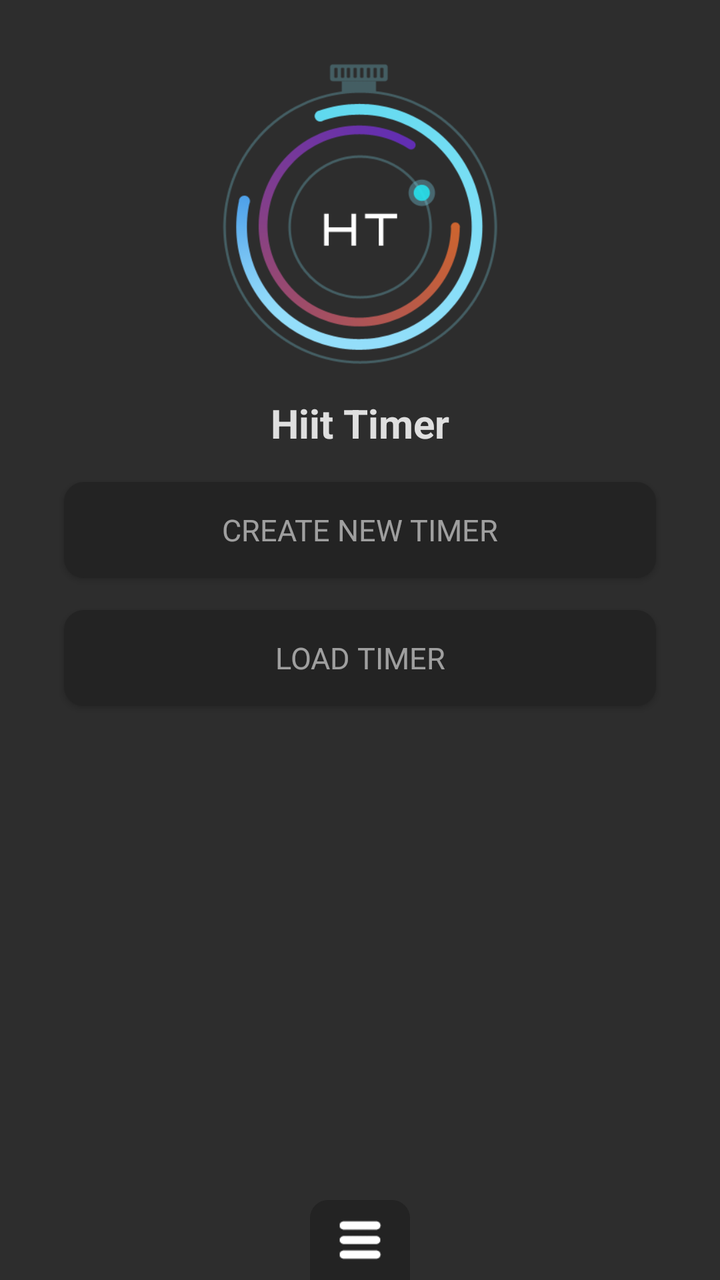
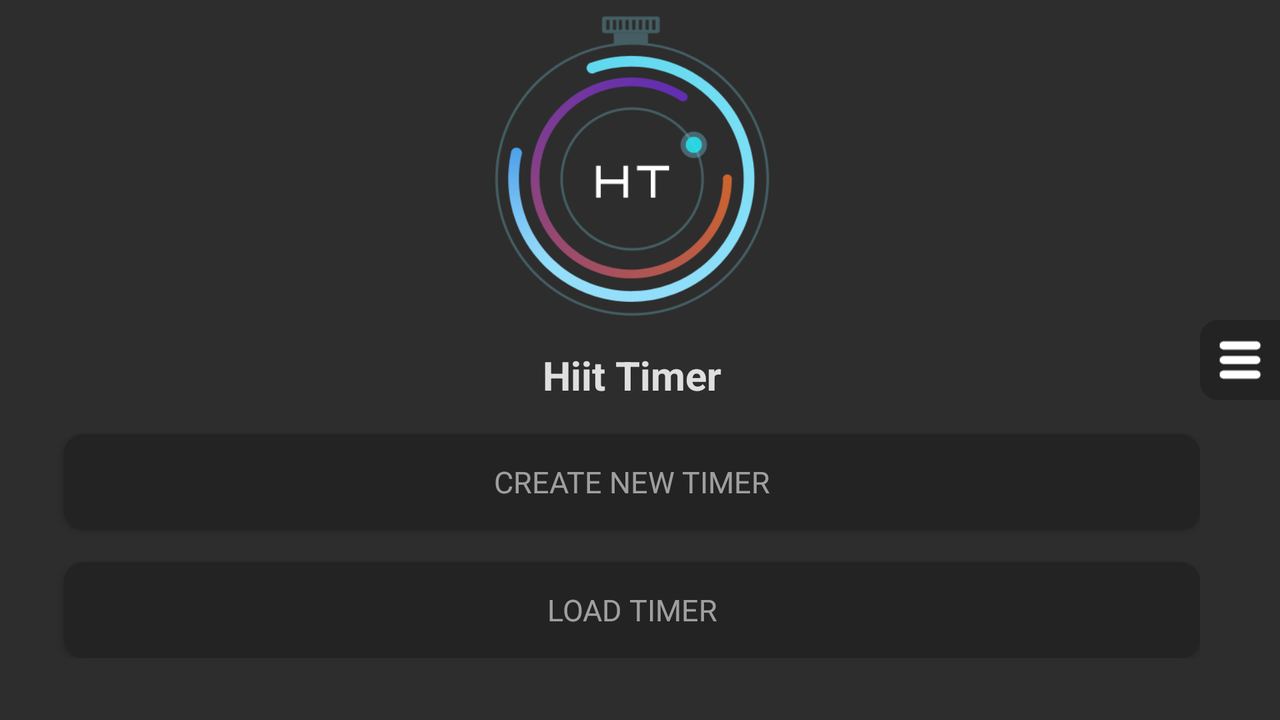

Two renders of one Android screen. The first uses the default layout on a phone; the second uses the alternative layout the repository ships for a different screen configuration, on a matching device. The two XML files are below.
<!-- AndroidManifest.xml: application theme FullScreen -->
<!-- res/layout/home_activity_layout.xml -->
<?xml version="1.0" encoding="utf-8"?>
    <android.support.constraint.ConstraintLayout
        xmlns:android="http://schemas.android.com/apk/res/android"
        xmlns:app="http://schemas.android.com/apk/res-auto"
        xmlns:tools="http://schemas.android.com/tools"
        android:layout_width="match_parent"
        android:layout_height="match_parent"
        android:background="@color/colorBackground"
        tools:context="com.iui.myhiittimer.vn.iui.myhiittimer.home.HomeScreenActivity"
        tools:layout_editor_absoluteY="25dp">

        <LinearLayout
            android:id="@+id/layout_home"
            android:layout_width="0dp"
            android:layout_height="0dp"
            android:background="@color/colorBackground"
            android:orientation="vertical"
            app:layout_constraintBottom_toBottomOf="parent"
            app:layout_constraintEnd_toEndOf="parent"
            app:layout_constraintStart_toStartOf="parent"
            app:layout_constraintTop_toTopOf="parent">

            <ImageView
                android:id="@+id/home_logo"
                android:layout_width="wrap_content"
                android:layout_height="150dp"
                android:layout_gravity="center"
                android:layout_marginLeft="80dp"
                android:layout_marginRight="80dp"
                android:layout_marginTop="32dp"
                app:srcCompat="@drawable/logo_hiitimer" />

            <TextView
                android:id="@+id/home_txt_hiittimer"
                android:layout_width="wrap_content"
                android:layout_height="wrap_content"
                android:layout_gravity="center"
                android:layout_marginTop="16dp"
                android:text="Hiit Timer"
                android:textColor="@color/colorTextWhite"
                android:textSize="20sp"
                android:textStyle="bold" />

            <Button
                android:id="@+id/btn_create_new_timer"
                android:layout_width="match_parent"
                android:layout_height="wrap_content"
                android:layout_marginLeft="32dp"
                android:layout_marginRight="32dp"
                android:layout_marginTop="16dp"
                android:background="@drawable/draw_btn"
                android:text="CREATE NEW TIMER"
                android:textColor="@color/colorText"
                android:textSize="15sp"
                android:typeface="sans" />

            <Button
                android:id="@+id/btn_create_load_timer"
                android:layout_width="match_parent"
                android:layout_height="wrap_content"
                android:layout_marginEnd="32dp"
                android:layout_marginLeft="32dp"
                android:layout_marginRight="32dp"
                android:layout_marginStart="32dp"
                android:layout_marginTop="16dp"
                android:background="@drawable/draw_btn"
                android:text="LOAD TIMER"
                android:textColor="@color/colorText"
                android:textSize="15sp"
                android:typeface="sans" />
        </LinearLayout>

    <RelativeLayout
        android:id="@+id/layout_show"
        android:layout_width="0dp"
        android:layout_height="wrap_content"
        android:layout_marginTop="8dp"
        android:background="@color/colorItemRvSelectColor"
        android:visibility="visible"
        app:layout_constraintBottom_toBottomOf="parent"
        app:layout_constraintEnd_toEndOf="parent"
        app:layout_constraintStart_toStartOf="parent"
        app:layout_constraintTop_toTopOf="parent"
        app:layout_constraintVertical_bias="1.0">

        <LinearLayout
            android:id="@+id/linear_header"
            android:layout_width="match_parent"
            android:layout_height="40dp"
            android:background="@color/colorBackground"
            android:gravity="center"
            app:layout_constraintEnd_toEndOf="parent"
            app:layout_constraintStart_toStartOf="parent"
            app:layout_constraintTop_toTopOf="parent">

            <LinearLayout
                android:layout_width="50dp"
                android:layout_height="40dp"
                android:layout_gravity="center"
                android:background="@drawable/draw_menu_portranit"
                android:gravity="center">

                <Button
                    android:id="@+id/home_btn_menushow"
                    android:layout_width="40dp"
                    android:layout_height="40dp"
                    android:layout_gravity="center"
                    android:background="@drawable/icon_menu_isclick"
                    android:padding="3dp" />
            </LinearLayout>
        </LinearLayout>

        <android.support.v7.widget.RecyclerView
            android:id="@+id/home_rv"
            android:layout_width="match_parent"
            android:layout_height="wrap_content"
            android:layout_alignParentLeft="true"
            android:layout_alignParentStart="true"
            android:layout_below="@+id/linear_header"
            android:layout_marginTop="8dp"
            android:visibility="gone" />


    </RelativeLayout>

</android.support.constraint.ConstraintLayout>
<!-- resources referenced by this layout -->
<resources>
  <color name="colorBackground">#2d2d2d</color>
  <color name="colorItemRvSelectColor">#232323</color>
  <color name="colorText">#90ffffff</color>
  <color name="colorTextWhite">#d9ffffff</color>
  <!-- drawable draw_btn (drawable) -->
  <?xml version="1.0" encoding="utf-8"?>
  <selector xmlns:android="http://schemas.android.com/apk/res/android">
      <item android:state_pressed="true">
          <shape xmlns:android="http://schemas.android.com/apk/res/android"
              android:shape="rectangle">
              <corners android:radius="10dp"/>
              <solid android:color="@color/colorBlueLightDefaut"/>
  
          </shape>
      </item>
      <item>
          <shape xmlns:android="http://schemas.android.com/apk/res/android"
              android:shape="rectangle">
              <corners android:radius="10dp"/>
              <solid android:color="@color/colorItemRvSelectColor"/>
  
          </shape>
      </item>
  </selector>
  <!-- drawable draw_menu_portranit (drawable) -->
  <?xml version="1.0" encoding="utf-8"?>
  <shape xmlns:android="http://schemas.android.com/apk/res/android"
      android:shape="rectangle">
      <corners android:topRightRadius="9dp" android:topLeftRadius="9dp"/>
      <solid android:color="@color/colorItemRvSelectColor"/>
  
  </shape>
  <!-- drawable icon_menu_isclick: png bitmap (drawable-xhdpi, 3464 bytes) -->
  <!-- drawable logo_hiitimer: png bitmap (drawable-xhdpi, 49900 bytes) -->
  <style name="FullScreen" parent="@style/Theme.AppCompat.NoActionBar">
          <item name="android:windowNoTitle">true</item>
          <item name="android:windowActionBar">false</item>
          <item name="android:windowFullscreen">true</item>
          <item name="android:windowContentOverlay">@null</item>
      </style>
  <color name="colorBlueLightDefaut">#00d8ff</color>
</resources>
<!-- res/layout-land/home_activity_layout.xml (the repository's variant of the layout above) -->
<!-- drawn on the phone turned sideways -->
<?xml version="1.0" encoding="utf-8"?>
<android.support.constraint.ConstraintLayout
    xmlns:android="http://schemas.android.com/apk/res/android"
    xmlns:app="http://schemas.android.com/apk/res-auto"
    xmlns:tools="http://schemas.android.com/tools"
    android:layout_width="match_parent"
    android:background="@color/colorBackground"
    android:layout_height="match_parent">

    <ScrollView
        android:id="@+id/scrollView2"
        android:layout_width="0dp"
        android:layout_height="match_parent"
        android:layout_marginEnd="8dp"
        android:orientation="vertical"
        android:visibility="visible"
        app:layout_constraintBottom_toBottomOf="parent"
        app:layout_constraintEnd_toEndOf="parent"
        app:layout_constraintStart_toStartOf="parent"
        app:layout_constraintTop_toTopOf="parent">

        <LinearLayout
            android:id="@+id/layout_home"
            android:layout_width="match_parent"
            android:layout_height="wrap_content"
            android:background="@color/colorBackground"
            android:orientation="vertical"
            app:layout_constraintBottom_toBottomOf="parent"
            app:layout_constraintEnd_toStartOf="@+id/layout_show"
            app:layout_constraintStart_toStartOf="parent"
            app:layout_constraintTop_toTopOf="parent">

            <ImageView
                android:id="@+id/home_logo"
                android:layout_width="wrap_content"
                android:layout_height="150dp"
                android:layout_gravity="center"
                android:layout_marginLeft="80dp"
                android:layout_marginRight="80dp"
                android:layout_marginTop="8dp"
                app:srcCompat="@drawable/logo_hiitimer" />

            <TextView
                android:id="@+id/home_txt_hiittimer"
                android:layout_width="wrap_content"
                android:layout_height="wrap_content"
                android:layout_gravity="center"
                android:layout_marginTop="16dp"
                android:text="Hiit Timer"
                android:textColor="@color/colorTextWhite"
                android:textSize="20sp"
                android:textStyle="bold" />

            <Button
                android:id="@+id/btn_create_new_timer"
                android:layout_width="match_parent"
                android:layout_height="wrap_content"
                android:layout_marginLeft="32dp"
                android:layout_marginRight="32dp"
                android:layout_marginTop="16dp"
                android:background="@drawable/draw_btn"
                android:text="CREATE NEW TIMER"
                android:textColor="@color/colorText"
                android:textSize="15sp"
                android:typeface="sans" />

            <Button
                android:id="@+id/btn_create_load_timer"
                android:layout_width="match_parent"
                android:layout_height="wrap_content"
                android:layout_marginEnd="32dp"
                android:layout_marginLeft="32dp"
                android:layout_marginRight="32dp"
                android:layout_marginStart="32dp"
                android:layout_marginTop="16dp"
                android:background="@drawable/draw_btn"
                android:text="LOAD TIMER"
                android:textColor="@color/colorText"
                android:textSize="15sp"
                android:typeface="sans" />
        </LinearLayout>
    </ScrollView>


    <RelativeLayout
        android:id="@+id/layout_show"
        android:layout_width="wrap_content"
        android:layout_height="match_parent"
        android:layout_marginStart="8dp"
        android:background="@color/colorItemRvSelectColor"
        android:gravity="center_vertical"
        android:visibility="visible"
        app:layout_constraintBottom_toBottomOf="parent"
        app:layout_constraintEnd_toEndOf="parent"
        app:layout_constraintHorizontal_bias="1.0"
        app:layout_constraintStart_toStartOf="parent"
        app:layout_constraintTop_toTopOf="parent">

        <LinearLayout
            android:id="@+id/linear_header"
            android:layout_width="40dp"
            android:layout_height="match_parent"
            android:layout_centerVertical="true"
            android:background="@color/colorBackground"
            android:orientation="horizontal">

            <LinearLayout
                android:layout_width="40dp"
                android:layout_height="40dp"
                android:layout_gravity="center_vertical"
                android:background="@drawable/draw_menu_land">

                <Button
                    android:id="@+id/home_btn_menushow"
                    android:layout_width="40dp"
                    android:layout_height="40dp"
                    android:layout_gravity="center"
                    android:background="@drawable/icon_menu_isclick" />
            </LinearLayout>
        </LinearLayout>

        <android.support.v7.widget.RecyclerView
            android:id="@+id/home_rv"
            android:layout_width="match_parent"
            android:layout_height="match_parent"
            android:layout_marginBottom="16dp"
            android:layout_marginLeft="8dp"
            android:layout_marginTop="16dp"
            android:layout_toRightOf="@+id/linear_header"
            android:visibility="gone">

        </android.support.v7.widget.RecyclerView>

    </RelativeLayout>


</android.support.constraint.ConstraintLayout>
<!-- resources referenced by the variant -->
<!-- as the phone turned sideways resolves them -->
<resources>
  <color name="colorBackground">#2d2d2d</color>
  <color name="colorItemRvSelectColor">#232323</color>
  <color name="colorText">#90ffffff</color>
  <color name="colorTextWhite">#d9ffffff</color>
  <!-- drawable draw_btn (drawable) -->
  <?xml version="1.0" encoding="utf-8"?>
  <selector xmlns:android="http://schemas.android.com/apk/res/android">
      <item android:state_pressed="true">
          <shape xmlns:android="http://schemas.android.com/apk/res/android"
              android:shape="rectangle">
              <corners android:radius="10dp"/>
              <solid android:color="@color/colorBlueLightDefaut"/>
  
          </shape>
      </item>
      <item>
          <shape xmlns:android="http://schemas.android.com/apk/res/android"
              android:shape="rectangle">
              <corners android:radius="10dp"/>
              <solid android:color="@color/colorItemRvSelectColor"/>
  
          </shape>
      </item>
  </selector>
  <!-- drawable draw_menu_land (drawable-mdpi) -->
  <?xml version="1.0" encoding="utf-8"?>
  <shape xmlns:android="http://schemas.android.com/apk/res/android"
      android:shape="rectangle">
      <corners android:bottomLeftRadius="9dp" android:topLeftRadius="9dp"/>
      <solid android:color="@color/colorItemRvSelectColor"/>
  
  </shape>
  <!-- drawable icon_menu_isclick: png bitmap (drawable-xhdpi, 3464 bytes) -->
  <!-- drawable logo_hiitimer: png bitmap (drawable-xhdpi, 49900 bytes) -->
  <style name="FullScreen" parent="@style/Theme.AppCompat.NoActionBar">
          <item name="android:windowNoTitle">true</item>
          <item name="android:windowActionBar">false</item>
          <item name="android:windowFullscreen">true</item>
          <item name="android:windowContentOverlay">@null</item>
      </style>
  <color name="colorBlueLightDefaut">#00d8ff</color>
</resources>
